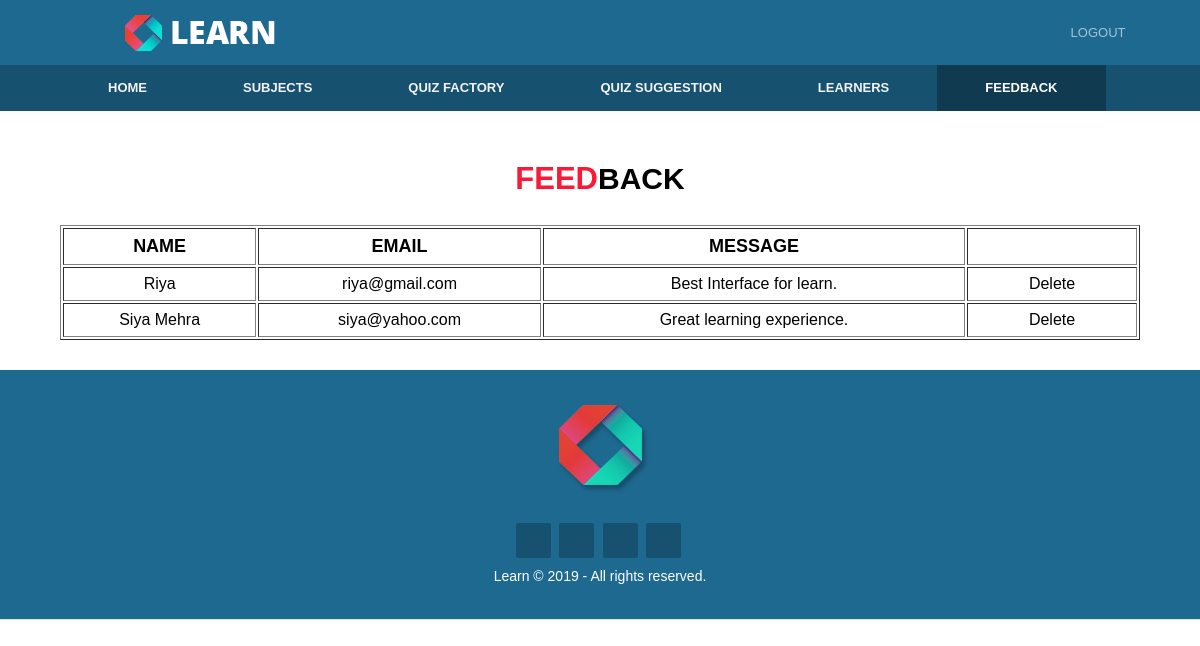
The page /admin/feedback.php (signed in) on the database its author committed.
### tables this page shows
CREATE TABLE `feedback` (
  `name` varchar(50) NOT NULL,
  `email` varchar(50) NOT NULL,
  `msg` varchar(500) NOT NULL
);

### admin/feedback.php (the view, shortened to what this page needs)
<?php
  	include_once("header.php");
  	include_once("config.php");
  	if(!isset($_SESSION['admin']))
	{
		header("location:login.php");
	}
	else
	{
		$qry="select * from feedback";
		$result=mysqli_query($conn,$qry);
		if(mysqli_num_rows($result)>0)
		{
?>
<section class="datatable">
<div class="container">
    <h1><span class="highlight">FEED</span>BACK</h1><br>
    <table border="1"width="100%">
    	<tr>
    		<th>NAME</th>
    		<th>EMAIL</th>
    		<th>MESSAGE</th>
    		<th></th>
    		</tr>
    	<?php
    		while($row=mysqli_fetch_assoc($result))
    		{
    	?>
    	<tr>
    		<td><?php echo $row["name"] ?></td>
    		<td><?php echo $row["email"] ?></td>
    		<td><?php echo $row["msg"]; ?></td>
    		<td width="170px">
    		<a href="deletefeedback.php?email=<?php echo $row['email'];?>" onClick="return  confirm('Do you want to Delete Y/N')">Delete</a></td>
    	</tr>
    	<?php
    		}
		}
		else
	    {
	    	echo "<script>alert('Can't Load Subjects')</script>";
	    }
	} ?>
    </table>
</div>
</section>
<?php
  include_once("footer.php");
?>

### css/style.css (style rules this page uses)
* { box-sizing: border-box; margin: 0; padding: 0; }
body { font-family: Arial, Helvetica, sans-serif; font-size: 15px; line-height: 1.5; }
.container { width: 90%; margin: auto; overflow: hidden; }
h1 .highlight { font-size: 31px; color: #f91a37; font-weight: bold; }
h1 { font-size: 30px; text-align: center; margin-top: 15px; }
.datatable { margin-top: 30px; padding-bottom: 30px; text-align: center; }
.datatable h1 { text-align: center; }
table tr th { border-collapse: collapse; padding: 4px; font-size: 18px; }
table tr td { text-align: center; padding: 4px; font-size: 16px; }
table tr td a { color: black; text-decoration-line: none; }

### rows shown on the page
feedback: name "Riya", email "riya@gmail.com", msg "Best Interface for learn."
feedback: name "Siya Mehra", email "siya@yahoo.com", msg "Great learning experience."
